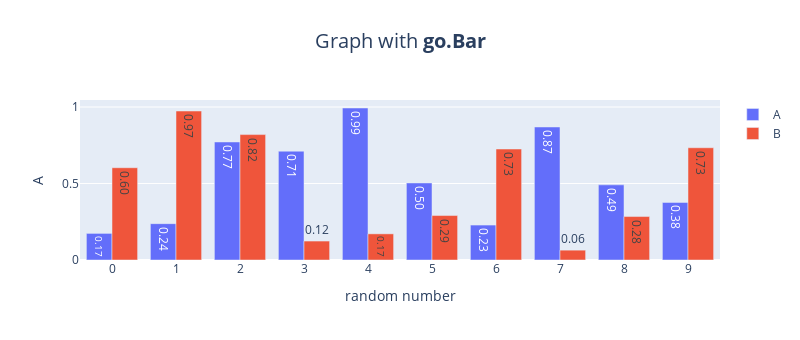

Notebook cell for this chart:
### Code cell
import pandas as pd
import plotly.graph_objects as go
import numpy as np

df = pd.DataFrame(np.random.rand(10,2), columns=["A", "B"])

fig = go.Figure()

fig.add_trace(
    go.Bar(
        x=df.index, y=df["A"], name="A", text=["A"], textposition="auto", texttemplate="%{y:.2f}"
    )
)

fig.add_trace(
    go.Bar(
        x=df.index, y=df["B"], name="B", text=["B"], textposition="auto", texttemplate="%{y:.2f}"
    )
)

fig.update_layout(
    {
        "title" : {
            "text" : "Graph with <b>go.Bar<b>",
            "x" : 0.5,
            "y" : 0.9,
            "font" : {
                "size" : 20
            }
        },
        "xaxis" : {
            "title": "random number",
            "showticklabels" : True,
            "dtick" : 1
        },
        "yaxis" : {
            "title" : "A"
        },
        "width" : 800,
        "height" : 340
    }
)

fig.show()

### Figure 1 — Plotly figure (JSON) as saved in the notebook; plotly's stock layout.template omitted (floating-point values rounded to 4 significant figures)
{"data": [{"name": "A", "text": ["A"], "textposition": "auto", "texttemplate": "%{y:.2f}", "type": "bar", "x": [0, 1, 2, 3, 4, 5, 6, 7, 8, 9], "y": [0.1739, 0.2375, 0.7716, 0.7114, 0.9937, 0.5037, 0.2284, 0.8696, 0.4913, 0.3764]}, {"name": "B", "text": ["B"], "textposition": "auto", "texttemplate": "%{y:.2f}", "type": "bar", "x": [0, 1, 2, 3, 4, 5, 6, 7, 8, 9], "y": [0.6032, 0.9739, 0.8199, 0.1239, 0.171, 0.2907, 0.7256, 0.06438, 0.2841, 0.7338]}], "layout": {"height": 340, "title": {"font": {"size": 20}, "text": "Graph with <b>go.Bar<b>", "x": 0.5, "y": 0.9}, "width": 800, "xaxis": {"dtick": 1, "showticklabels": true, "title": {"text": "random number"}}, "yaxis": {"title": {"text": "A"}}}}
